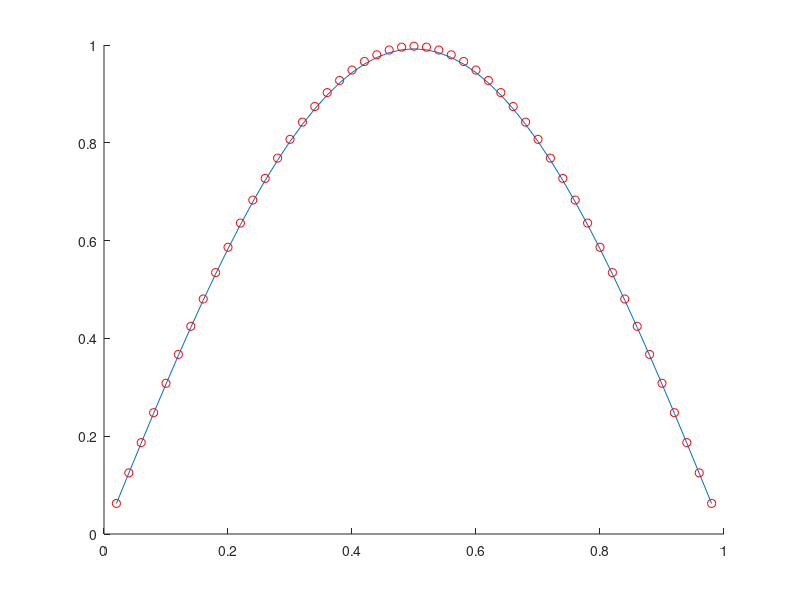

Reproduce this figure in MATLAB.
clear all;
close all;

format long;

tic

N  = 50;
x0 = 0;
xN = 1;
% ti = 0;
% tf = 1;
lambda = .1;

h  = (xN - x0)/N;

dt = 0.0008;

U0 = zeros(N-1,1);

for j = 1:N-1
    
    x(j)  = j*h;
    U0(j) = sin(pi*x(j));
    
end

F  = zeros(N-1,1);
A  = zeros(N-1,N-1);
U1 = zeros(N-1,1);

mu = dt/(h^2);

U  = ones(N-1,1);       % INITIAL GUESS

error = 1000;
Tol   = 1.e-8;
t     = 0;

while error > Tol
    
    % Nonlinear equations
    
    F(1) = -(1+2*mu)*U(1) + mu*U(2) + lambda*dt*(U(1)-(U(1))^2) + U0(1);
    
    for j = 2:N-2
        
        F(j) = mu*U(j-1) - (1+2*mu)*U(j) + mu*(U(j+1)) + lambda*dt*(U(j)-(U(j))^2) + U0(j);
        
    end
    
    F(N-1) = mu*U(N-2) - (1+2*mu)*U(N-1) + lambda*dt*(U(N-1)-(U(N-1))^2) + U0(N-1);
    
% Jacobian Matrix    

A(1,1) = -(1+2*mu) + lambda*dt*(1-2*U(1));
A(1,2) = mu;
A(2,1) = mu;

for j = 2:N-2
    A(j,j)  = -(1+2*mu) + lambda*dt*(1-2*U(j));
    A(j,j+1)= mu;
    A(j+1,j)= mu;
end

A(N-1,N-1) = -(1+2*mu) + lambda*dt*(1-2*U(N-1));

LAMBDA = A\F;
U1 = U - LAMBDA;
error = max(abs(U1 - U));
U = U1;
t = t + dt;

end

for j = 1:N-1
    Uex(j)=exp(-t)*sin(pi*x(j));
end

error = abs(max(U1 - Uex'))

hold on
plot(x,U1,x,Uex,'ro')

toc